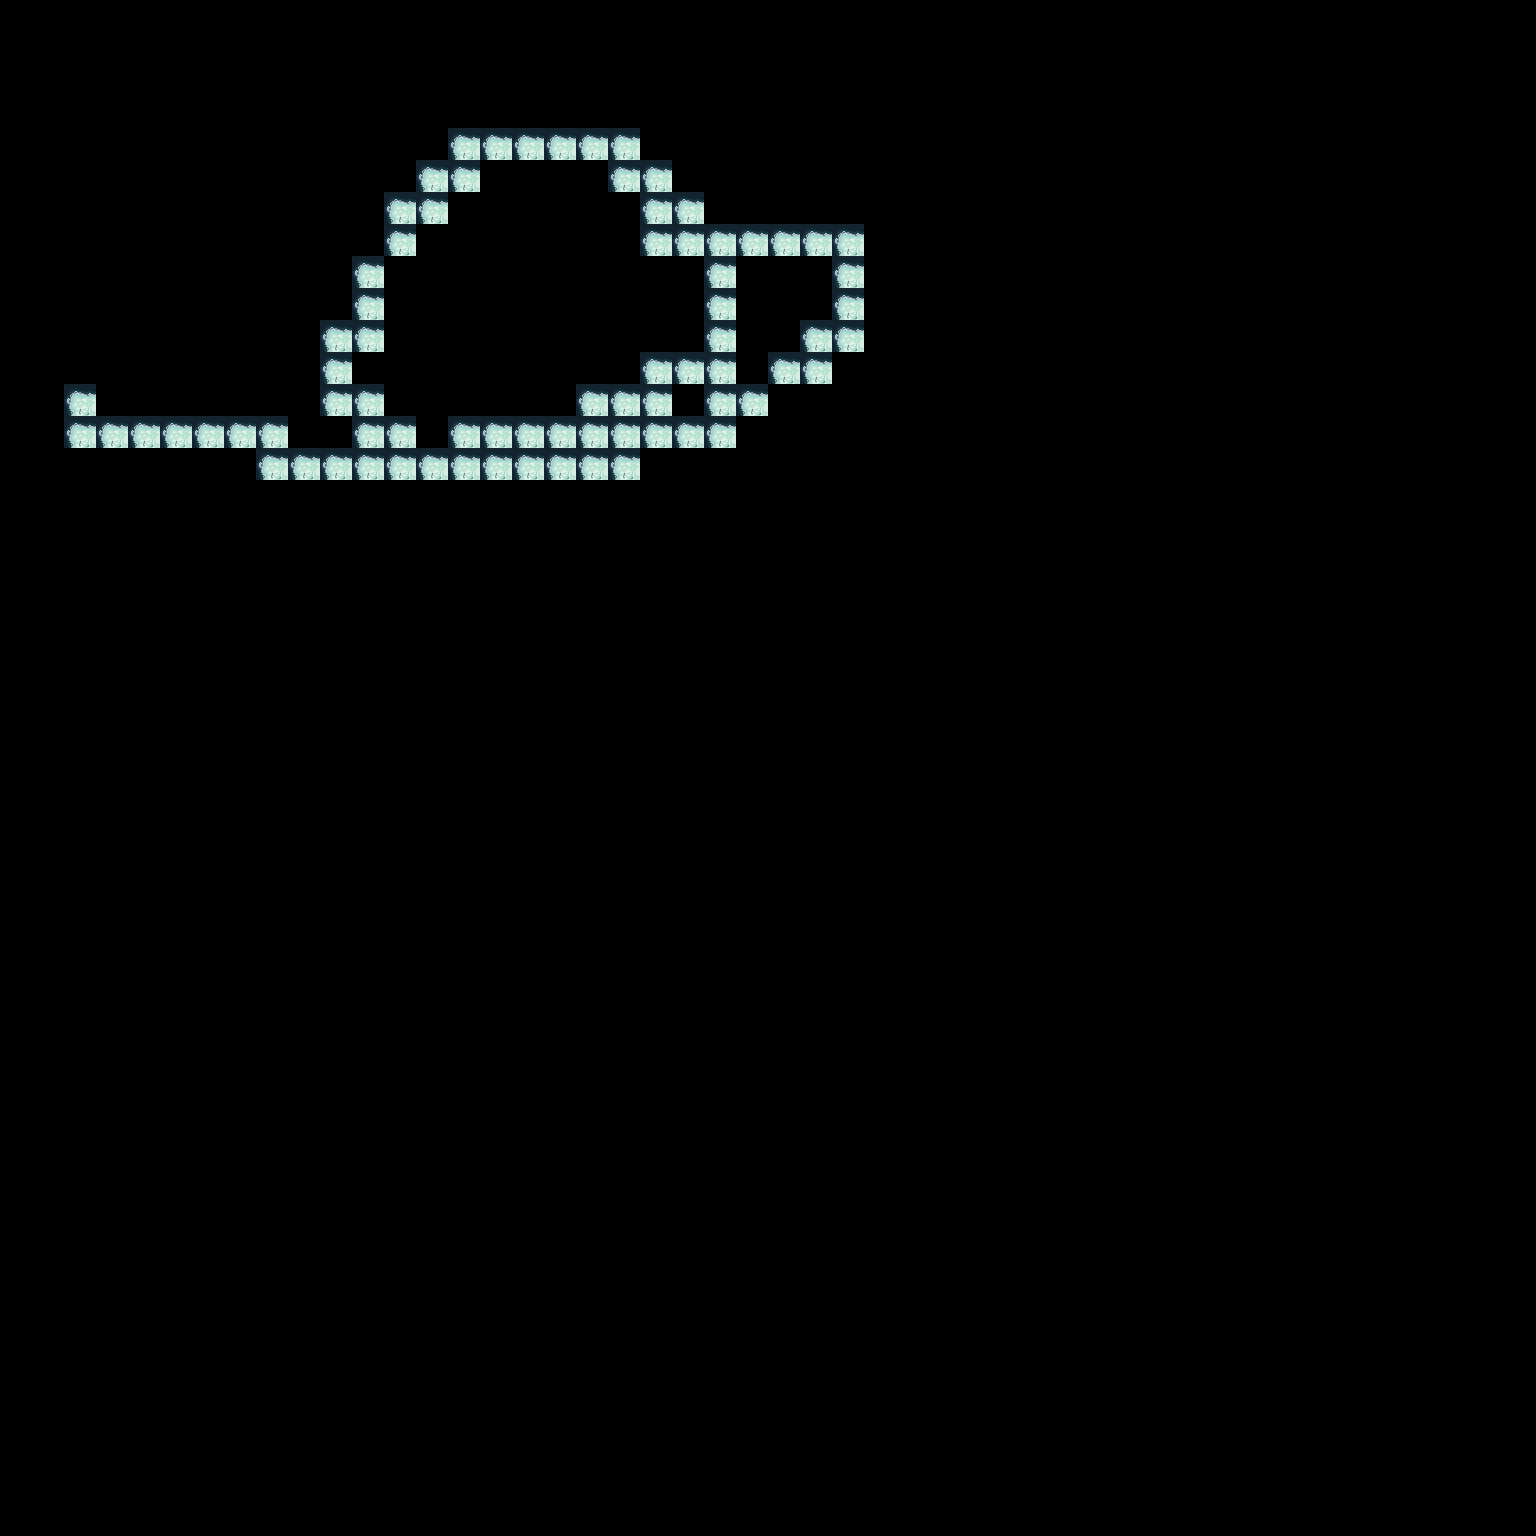

Tiled map render using the project's own tile images. Description and the map definition, with tile-layer contents summarised, below:
An orthogonal 48x48 tile map with 32x32 px tiles, 1 tile layer (Capa de patrones 1).

<map version="1.10" tiledversion="1.10.2" orientation="orthogonal" renderorder="right-down" width="48" height="48" tilewidth="32" tileheight="32" infinite="0" nextlayerid="2" nextobjectid="1">
 <tileset firstgid="1" name="tileset3" tilewidth="32" tileheight="32" tilecount="48" columns="8">
  <image source="../Textures/tileset3.png" width="256" height="192" />
 </tileset>
 <layer id="1" name="Capa de patrones 1" width="48" height="48">
  <properties>
   <property name="Draw" type="bool" value="true" />
  </properties>
  <data>[2304 cells, 77 non-empty, 1 distinct tile ids]</data>
 </layer>
</map>
